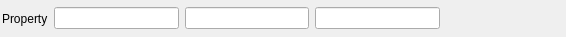
<?xml version="1.0" encoding="UTF-8"?>
<ui version="4.0">
 <class>IntVec3Widget</class>
 <widget class="QWidget" name="IntVec3Widget">
  <property name="geometry">
   <rect>
    <x>0</x>
    <y>0</y>
    <width>566</width>
    <height>37</height>
   </rect>
  </property>
  <layout class="QHBoxLayout" name="horizontalLayout">
   <property name="leftMargin">
    <number>2</number>
   </property>
   <property name="topMargin">
    <number>2</number>
   </property>
   <property name="rightMargin">
    <number>2</number>
   </property>
   <property name="bottomMargin">
    <number>2</number>
   </property>
   <item>
    <widget class="QLabel" name="IntVec3WidgetLabel">
     <property name="text">
      <string>Property</string>
     </property>
    </widget>
   </item>
   <item>
    <widget class="DREAM3DLineEdit" name="xData"/>
   </item>
   <item>
    <widget class="DREAM3DLineEdit" name="yData"/>
   </item>
   <item>
    <widget class="DREAM3DLineEdit" name="zData"/>
   </item>
   <item>
    <spacer name="horizontalSpacer">
     <property name="orientation">
      <enum>Qt::Horizontal</enum>
     </property>
     <property name="sizeHint" stdset="0">
      <size>
       <width>40</width>
       <height>20</height>
      </size>
     </property>
    </spacer>
   </item>
  </layout>
 </widget>
 <customwidgets>
  <customwidget>
   <class>DREAM3DLineEdit</class>
   <extends>QLineEdit</extends>
   <header location="global">DREAM3DLineEdit.h</header>
  </customwidget>
 </customwidgets>
 <resources>
  <include location="../../../../Resources/icons/images/Icons.qrc"/>
 </resources>
 <connections/>
</ui>
